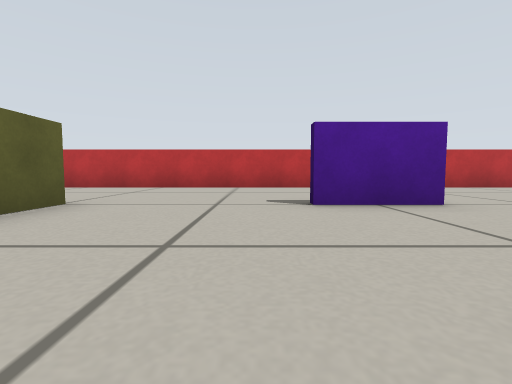
view 1 (above)

13 first-person views from a walk through a world built for the Gazebo simulator. The camera is 0.2 m above the floor, tilts 4° down and sees 85° across. The floor is counted in squares, 0.5 m on a side. Each view is taken from the middle of a square. On the plan, view 1 faces up. The plan holds only what a view shows up to about 9 squares ahead; the rest is blank.

view 2
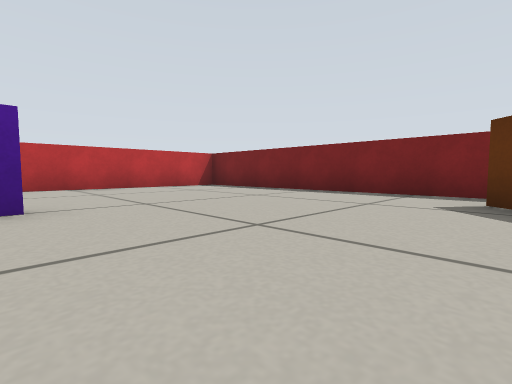

view 3
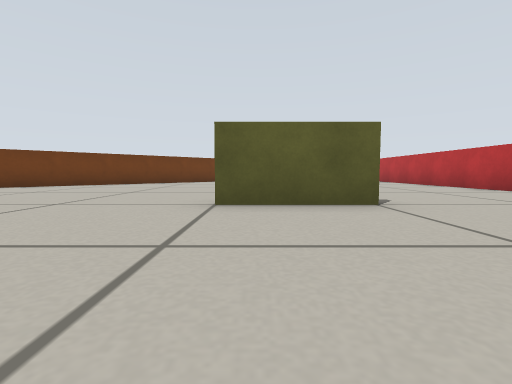

view 4
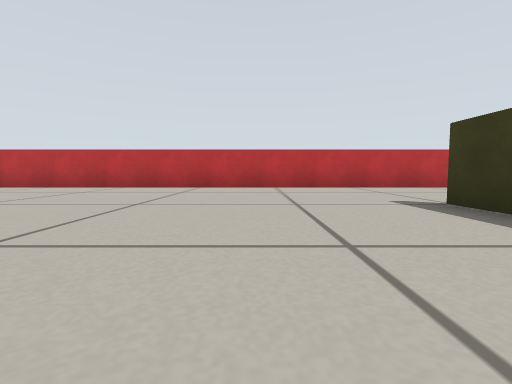

view 5
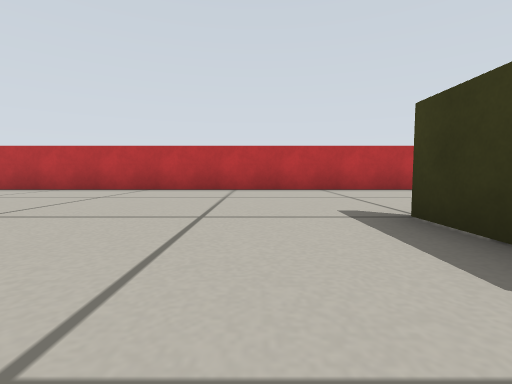

view 6
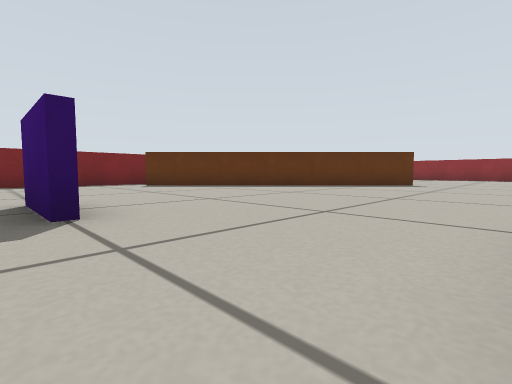

view 7
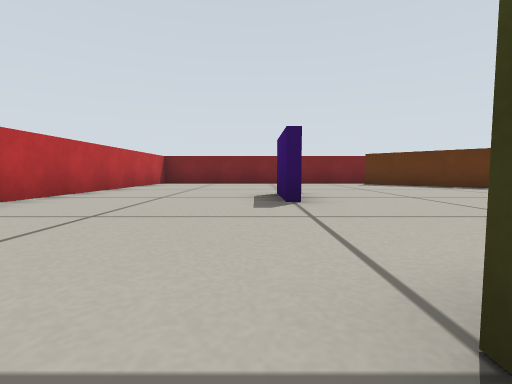

view 8
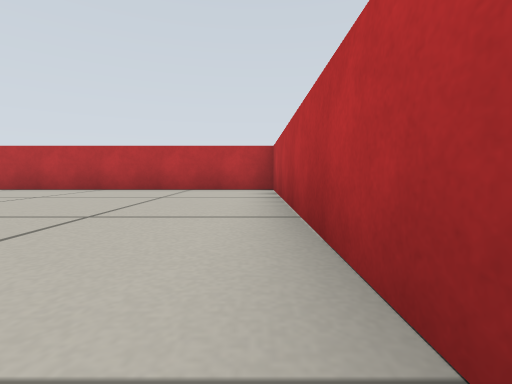

view 9
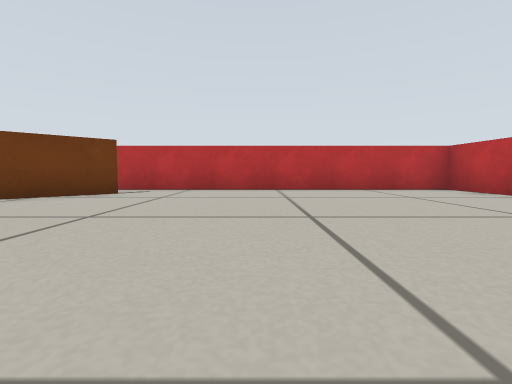

view 10
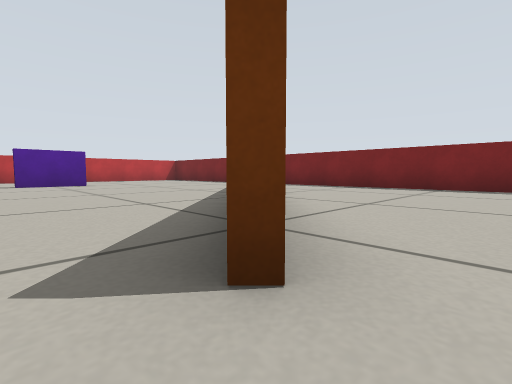

view 11
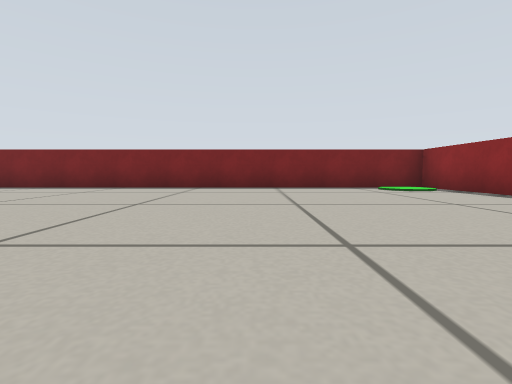

view 12
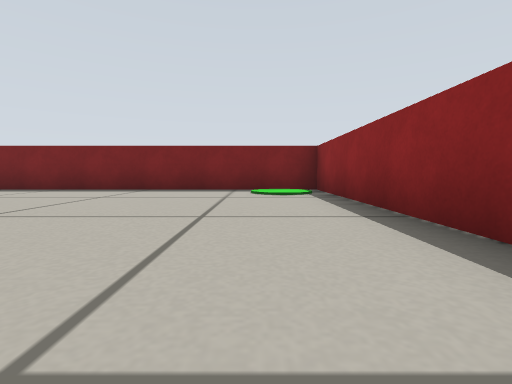

view 13
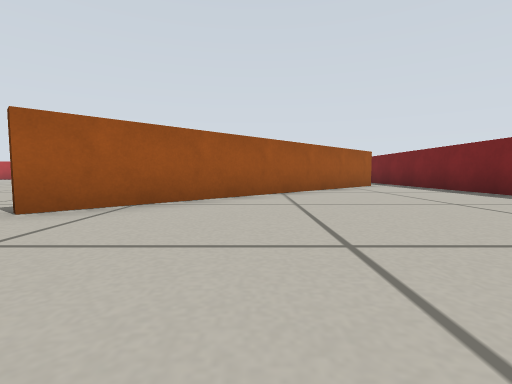

### Floor plan
Points are (right, up) in squares from view 1. A wall is a line through its corners. A room is listed if a view was taken in it or the views show most of it. See-through windows are left out.
Room 1 (views 1, 2, 3, 4, 5, 6, 7, 8, 9, 10, 11, 12, 13)
walls: (0.5, -5.3) (6.3, 0.4); (-8.1, -2.7) (-6.2, -4.7); (-11.3, 0.4) (-10.1, -0.8); (6.4, 0.3) (0.7, -5.5); (2.5, -12.4) (7.4, -12.4) (7.4, 7.4) (-12.4, 7.4) (-12.4, -0.2)
objects: yellow box (-3, 2) to (-3, 3); purple box (1, 4) to (2, 4)

Positions as (right, up) in squares from view 1, and headings:
1: (0, 0), facing up
2: (2, 0), facing up-right
3: (1, 2), facing left
4: (-5, 0), facing up
5: (-4, 1), facing up
6: (-2, 4), facing down-right
7: (-3, 4), facing right
8: (-6, 7), facing left
9: (-6, 3), facing left
10: (0, -6), facing up-right
11: (0, -8), facing right
12: (1, -11), facing right
13: (3, -8), facing up
